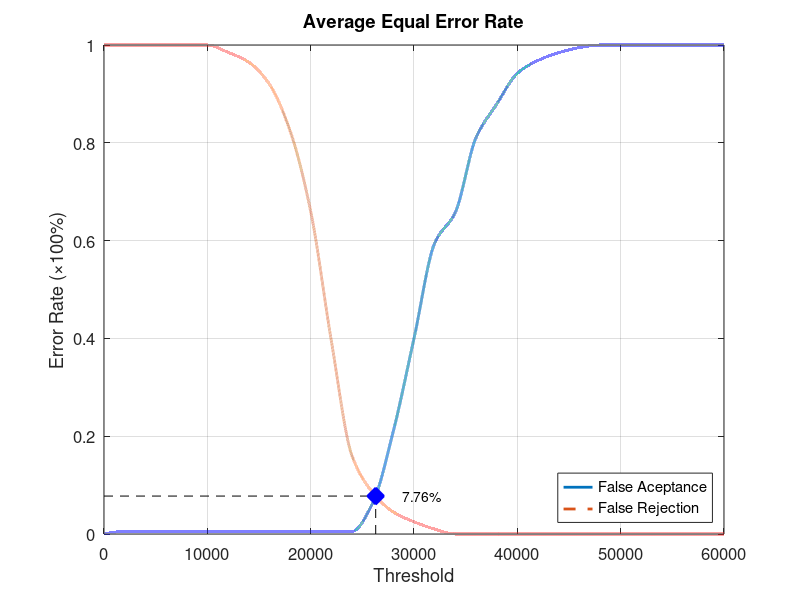
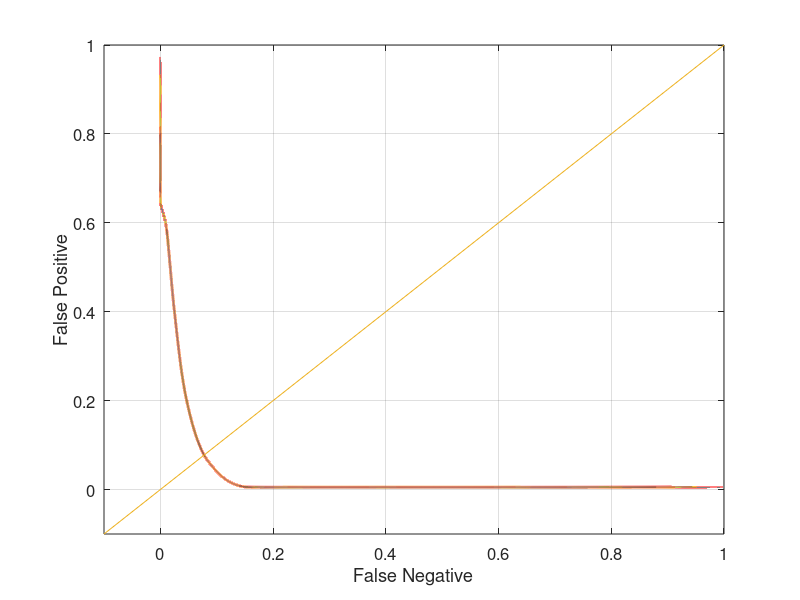

Write MATLAB code to recreate these figures, in order.
function yEER = Database1_4
close all;
clear;
clc;
x = 0:2000:60000;
xq = 0:0.5:60000;

y0 = [0 0.00526316 0.00526316 0.00526316 0.00526316 0.00526316 0.00526316 0.00526316 0.00526316 0.00526316 0.00526316 0.00526316 0.00526316 0.0631579 0.210526 0.4 0.594737 0.657895 0.810526 0.878947 0.942105 0.968421 0.984211 0.994737 1 1 1 1 1 1 1];
yy0 = interp1(x, y0, xq, 'pchip');
y1 = [1 1 1 1 1 1 0.985 0.965 0.92 0.825 0.66 0.395 0.16 0.085 0.045 0.025 0.01 0 0 0 0 0 0 0 0 0 0 0 0 0 0];
yy1 = interp1(x, y1, xq, 'pchip');

% Calculating EER: 
y2 = abs(y0 - y1);
find(y2 == min(y2))
yy2 = abs(yy0 - yy1);
xEER = find(yy2 == min(yy2));
xEERIndex = xq(xEER) % X-axis EER
yEER = yy0(xEER) % Y-axis EER

main = figure
plot(xq, yy0,'-','LineWidth', 2);	hold on
plot(xq, yy1,'--','LineWidth', 2);	hold on
plot([xEERIndex xEERIndex], [0 yEER], 'k--');	hold on
plot([0 xEERIndex], [yEER yEER], 'k--');	hold on
plot(xEERIndex, yEER, 'bx', 'LineWidth', 10);	hold on
text(xEERIndex + 10 * xEERIndex / 100, yEER, [num2str(round((10000 * yEER)) / 100) '%'])
legend('False Aceptance', 'False Rejection', 'Location', 'SouthEast')
xlabel('Threshold')
ylabel('Error Rate (\times100%)')
title('Average Equal Error Rate')
set(gca, 'FontSize', 12)
axis([0 60000 0 1])
grid on

print(main, 'Database1_4Main', '-dpng');
FNRxFPR = figure('Color', [1 1 1]);
plot(yy1, yy0, '-', yy1, yy0, 'LineWidth', 2);
hold on
y = -0.1:0.1:1
plot(y, y); 
set(gca, 'FontSize', 12)
xlabel('False Negative')
ylabel('False Positive')
axis([-0.1 1 -0.1 1])
set(gca, 'FontSize', 12)
grid on

print(FNRxFPR, 'Database1_4FNRxFPR','-dpng');
end
